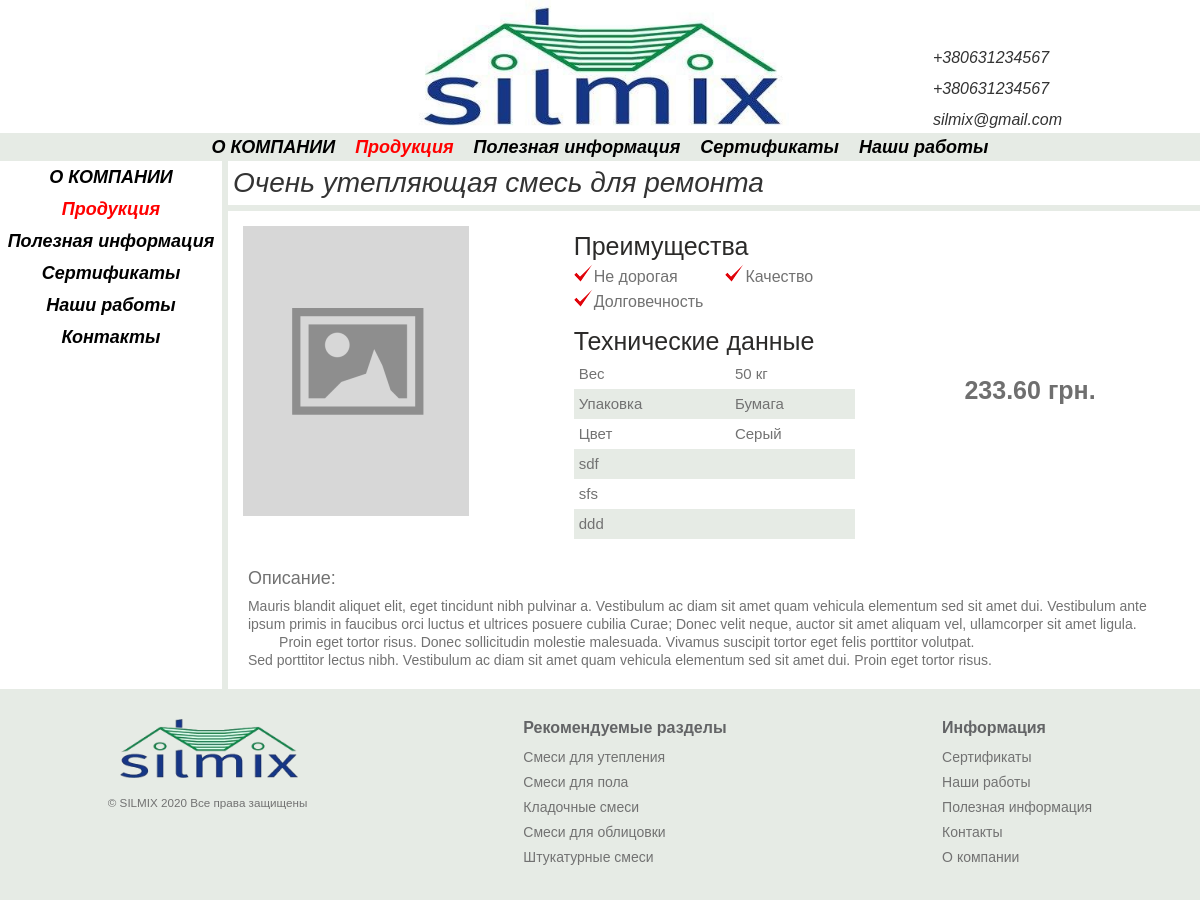
The page /smesi-dlya-utepleniya/ochen-utepliaiushchaia-smes-dlia-remonta on the database as committed earlier.
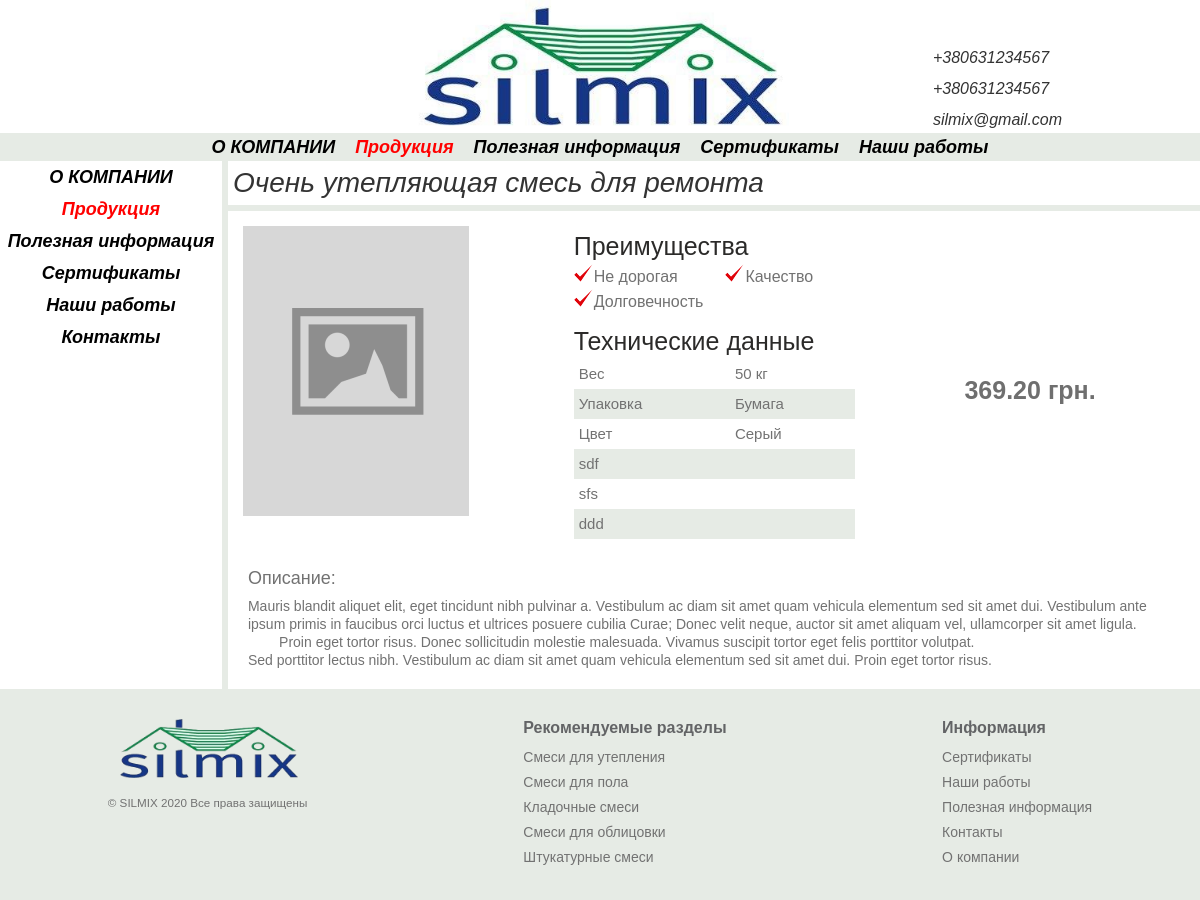
The same page on the database as committed later.
### catalog/models.py (models this page shows, shortened)
class Product(models.Model):
    name = models.CharField('Название', max_length=150)
    price = models.FloatField('Цена', blank=True, null=True)
    title = models.CharField(
        "СЕО  Заголовок", max_length=165, null=True, blank=True,
        default=''
    )
    seoDescription = models.TextField(
        'СЕО описание страницы с товаром(скрытое)', blank=True, null=True
    )
    seoKeywords = models.TextField(
        'СЕО ключевые фразы', blank=True, null=True
    )
    description = RichTextField('Описание на странице', null=True, blank=True)
    position = models.FloatField(
        'Позиция', blank=True, null=True, default=0
    )
    discount = models.BooleanField('Скидка', blank=True, default=False)
    sertificate = models.BooleanField('Сертификат', blank=True, default=False)
    category = models.ForeignKey(
        Category, verbose_name="Категория", on_delete=models.CASCADE
    )
    def seoInfo(self):
        if len(self.seoDescription) == 0 and self.title == None:
            return 'Отсутствует'
        elif len(self.seoDescription) != 0 and self.title != None:
            return 'Настроено'
        else:
            return 'Не полное'
        return 'Ошибка'
    seoInfo.short_description = 'SEO товара'
    productImage = VersatileImageField(
        verbose_name='Photo', ppoi_field='ppoi', blank=True,
    )
    ppoi = PPOIField()
    slug = models.CharField(max_length=200, null=True)
    class Meta:
        verbose_name_plural = 'Товары'
        verbose_name = 'Товар'
        ordering = ['-position']

class Benefits (models.Model):
    benefit = models.CharField('Преимущество', max_length=150)
    product = models.ForeignKey(
        'Product', verbose_name="Продукт", on_delete=models.CASCADE,
        null=True
    )
    def __str__(self):
        return str(self.benefit)
    class Meta:
        verbose_name_plural = 'Преимущества'
        verbose_name = ' '

class Specific (models.Model):
    specific = models.CharField('Спецификация', max_length=150)
    value = models.CharField('Значение', max_length=150, blank=True)
    product = models.ForeignKey(
        'Product', verbose_name="Продукт", on_delete=models.CASCADE,
        null=True
    )
    class Meta:
        verbose_name_plural = 'Технические данные'
        verbose_name = 'Технические данные'

### frontend/views.py (the view)
# urls.py: path('smesi-dlya-utepleniya/<str:slug>', views.productPage),
def productPage(request, slug):
    product = Product.objects.get(slug=slug)
    return render(request, 'frontend/productPage.html', {
        'product': product,
        'index': True,
    })

### frontend/templates/frontend/productPage.html (shortened to what this page needs)
{% extends 'frontend/base.html' %}
{% load static %}
{% block meta %}
<link rel="stylesheet" href="{% static 'frontend/css/productPage.css' %}">
{% endblock meta %}
{% block content %}
<div class="title">
    <h1>{{ product.name }}</h1>
</div>
<div class="product">
    <div class="product__image">
        <div class="product__image-container">
            <img src="
            {% if product.productImage %}
            /media/{{ product.productImage }}
            {% else %}
            {% static 'frontend/images/placeholder.png' %}
            {% endif %}" alt="product.name">
        </div>
    </div>
    <div class="product__info">
        <div class="benefits">
            <p class="info-header">{% if product.benefits_set.all|length > 0 %}Преимущества{% endif %} </p>
            <ul class="benefits__list">
                {% for benefit in product.benefits_set.all %}
                <li>{{ benefit }}</li>
                {% endfor %}
            </ul>
        </div>
        <div class="specific">
            <p class="info-header">{% if product.specific_set.all|length > 0 %}Технические данные{% endif %}</p>
            <table class="specific__table">
                <tbody>
                    {% for spec in product.specific_set.all %}
                    <tr>
                        <td>{{ spec.specific }}</td>
                        <td>{{ spec.value }}</td>
                    </tr>
                    {% endfor %}
                </tbody>
            </table>
        </div>
    </div>
    <div class="product__price">
    <span>
    {% if product.price %}
    {{ product.price|floatformat:'-2' }} грн.
    {% else %}
    <a style="text-decoration: underline" href="tel:+380631234567">Уточнить цену в офисе </a>
    {% endif %}
    </span>
    </div>
</div>
<div class="description">
    <div class="description__row">
        <div class="description__label">
            <p>Описание:</p>
        </div>
        <div class="description__text">
            {{ product.description | safe }}
        </div>
    </div>
</div>
{% endblock content %}

### frontend/templates/frontend/base.html (shortened to what this page needs)
{% load static %}
<!DOCTYPE html>
<html lang="en">
<head>
    <link rel="stylesheet" href="{% static 'frontend/css/base.css' %}">
    {% block meta %}
    {% endblock meta %}
</head>
<body>
    <div class="site-section">
        <header>
            <div class="container">
                <div class="header">
                    <div class="spacer"></div>
                    <div class="header__logo"><img src="{% static 'frontend/images/Logo.jpg' %}" alt="Silmix"></div>
                    <div class="contacts">
                        <div class="contacts__items">
                            <div class="contacts__item">+380631234567</div>
                            <div class="contacts__item">+380631234567</div>
                            <div class="contacts__item">silmix@gmail.com</div>
                        </div>
                    </div>
                </div>
            </div>
            <div class="top-menu">
                <ol class="top-menu__list">
                    <li class="top-menu__item"><a href="{% url 'about' %}"
                            class="top-menu__link {% if about %}menu-active{% endif %}">О КОМПАНИИ</a></li>
                    <li class="top-menu__item"><a href="/"
                            class="top-menu__link {% if index %}menu-active{% endif %}">Продукция</a></li>
                    <li class="top-menu__item"><a href="{% url 'useful_info' %}"
                            class="top-menu__link {% if usefInfo %}menu-active{% endif %}">Полезная
                            информация</a></li>
                    <li class="top-menu__item"><a href="{% url 'sertificates' %}"
                            class="top-menu__link {% if sertificates %}menu-active{% endif %}">Сертификаты</a>
                    </li>
                    <li class="top-menu__item"><a href="{% url 'our_works' %}"
                            class="top-menu__link {% if ourWorks %}menu-active{% endif %}">Наши работы</a></li>
                </ol>
            </div>
        </header>
        <main>
            <div class="content">
                <div class="body-container">
                    <div class="body-wrapper">
                        <ol class="side-menu">
                            <li class="side-menu__item"><a href="{% url 'about' %}"
                                    class="side-menu__link {% if about %}menu-active{% endif %}">О
                                    КОМПАНИИ</a></li>
                            <li class="side-menu__item"><a href="/"
                                    class="side-menu__link {% if index %}menu-active{% endif %}">Продукция</a></li>
                            <li class="side-menu__item"><a href="{% url 'useful_info' %}"
                                    class="side-menu__link {% if usefInfo %}menu-active{% endif %}">Полезная
                                    информация</a></li>
                            <li class="side-menu__item"><a href="{% url 'sertificates' %}"
                                    class="side-menu__link {% if sertificates %}menu-active{% endif %}">Сертификаты</a>
                            </li>
                            <li class="side-menu__item"><a href="{% url 'our_works' %}"
                                    class="side-menu__link {% if ourWorks %}menu-active{% endif %} ">Наши
                                    работы</a></li>
                            <li class="side-menu__item"><a href="{% url 'contacts' %}"
                                    class="side-menu__link {% if contacts %}menu-active{% endif %}">Контакты</a></li>
                        </ol>
                        <div class="main-content">
                            {% block content %}{% endblock content %}
                        </div>
                    </div>
                </div>
            </div>
        </main>
        <footer>
            <div class="container">
                <div class="footer">
                    <div class="footer__logo">
                        <div class="footer__logo-container"><img src="{% static 'frontend/images/Logo_t.png' %}"
                                alt="Silmix"></div>
                        <small>© SILMIX 2020 Все права защищены</small>
                    </div>
                    <div class="footer__links">
                        <p>Рекомендуемые разделы</p>
                        <ul>
                            <li><a href="{% url 'uteplenie' %}">Смеси для утепления</a></li>
                            <li><a href="{% url 'pol' %}">Смеси для пола</a></li>
                            <li><a href="{% url 'kladka' %}">Кладочные смеси</a></li>
                            <li><a href="{% url 'oblicovka' %}">Смеси для облицовки</a></li>
                            <li><a href="{% url 'shtukaturka' %}">Штукатурные смеси</a></li>
                        </ul>
                    </div>
                    <div class="footer__links">
                        <p>Информация</p>
                        <ul>
                            <li><a href="{% url 'sertificates' %}">Сертификаты</a></li>
                            <li><a href="{% url 'our_works' %}">Наши работы</a></li>
                            <li><a href="{% url 'useful_info' %}">Полезная информация</a></li>
                            <li><a href="{% url 'contacts' %}">Контакты</a></li>
                            <li><a href="{% url 'about' %}">О компании</a></li>
                        </ul>
                    </div>
                </div>
            </div>
        </footer>
    </div>
</body>
</html>

### frontend/static/frontend/css/base.css (style rules this page uses)
* { padding: 0; margin: 0; border: 0; }
*, *:before, *:after { -moz-box-sizing: border-box; -webkit-box-sizing: border-box; box-sizing: border-box; }
nav, footer, header, aside { display: block; }
html, body { height: 100%; width: 100%; font-size: 100%; line-height: 1; font-size: 14px; -ms-text-size-adjust: 100%; -moz-text-size-adjust: 100%; -webkit-text-size-adjust: 100%; }
a, a:visited { text-decoration: none; color: unset; }
ul li { list-style: none; }
img { vertical-align: top; }
h1, h2, h3, h4, h5, h6 { font-size: inherit; font-weight: 400; }
html { overflow-y: scroll; scroll-behavior: smooth; }
body { background: #e6ebe5; font-family: Arial, Helvetica, sans-serif; color: #333; }
.site-section { height: 100%; display: flex; flex-direction: column; transition: all .15s linear; }
.site-section header { width: 100%; background: white; }
.site-section main { display: flex; flex: 1 0 auto; flex-direction: column; background: white; }
.site-section footer { width: 100%; background: #e6ebe5; border-top: 6px solid #e6ebe5; padding-bottom: 30px; }
.container, .body-container { max-width: 1265px; margin: 0px auto; display: flex; flex-flow: column; }
.body-container { height: 100%; }
.header { display: flex; justify-content: space-around; }
.header .spacer { display: flex; flex: 1 1 33.33%; }
.header__logo { max-width: 400px; }
.header__logo img { object-fit: contain; width: 100%; }
.contacts { display: flex; flex: 1 1 33.33%; flex-flow: column; align-items: center; justify-content: flex-end; font-style: italic; padding-right: 5px; }
.contacts__items { padding-bottom: 5px; }
.contacts__item { margin-top: 15px; font-size: 16px; }
.top-menu { display: flex; background: #e6ebe5; min-height: 28px; justify-content: center; }
.top-menu__item { margin: 5px 10px; }
.top-menu__list { list-style-type: none; display: flex; justify-content: center; background: #e6ebe5; font-weight: bold; }
.top-menu__link { font-size: 18px; color: black; font-style: italic; }
.content { background: white; height: 100%; }
.body-wrapper { display: flex; height: 100%; }
.side-menu { width: 280px; background: white; display: inline-block; list-style-type: none; font-size: 16px; border-right: 6px solid #e6ebe5; text-align: center; font-weight: bold; }
.side-menu__item { padding: 7px 0; }
.side-menu__link { font-size: 18px; color: black; font-style: italic; }
.main-content { display: flex; flex-flow: column; width: 100%; min-height: 55vh; }
.title { display: block; font-size: 18px; font-style: italic; padding: 8px 0 8px 5px; border-bottom: 6px solid #e6ebe5; }
.title h1 { font-size: 28px; }
.footer { display: flex; padding-top: 20px; justify-content: space-around; }
.footer__logo { display: flex; flex: 0 1 200px; overflow: hidden; flex-flow: wrap; align-content: flex-start; }
.footer__logo img { width: 100%; object-fit: contain; margin-bottom: 15px; max-height: 100px; }
.footer__logo small { color: #727272; text-align: center; }
.footer__logo-container { display: flex; }
.footer__links li { line-height: 25px; }
.footer__links p { font-size: 16px; font-weight: 700; color: #636466; line-height: 25px; padding-bottom: 5px; }
.footer__links a { color: #727272; line-height: 18px; }
a.menu-active { color: red; }

Rows that differ between the two databases and show on the page:
changed Product "Очень утепляющая смесь для ремонта": price "233.60" → "369.20"
